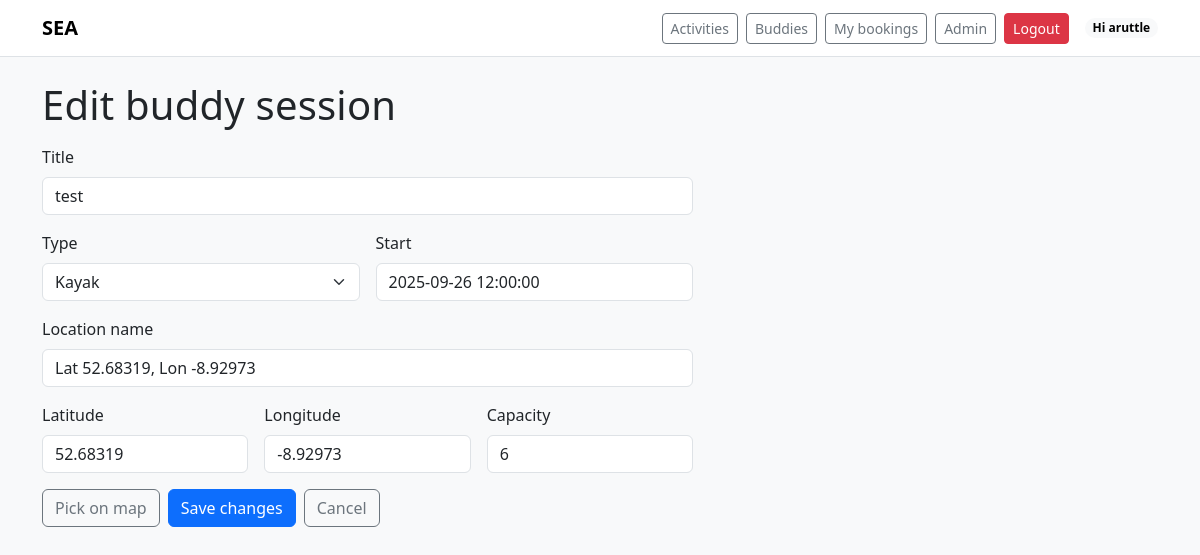
Page /buddies/7/edit/ (signed in) on the committed database.
### buddies/models.py (models this page shows, shortened)
class BuddySession(models.Model):
    creator = models.ForeignKey(settings.AUTH_USER_MODEL, on_delete=models.CASCADE, related_name="created_buddy_sessions")
    title = models.CharField(max_length=140)
    type = models.CharField(max_length=12, choices=SESSION_TYPES, default="swim")
    start_dt = models.DateTimeField()
    location_name = models.CharField(max_length=140, blank=True, default="")
    lat = models.DecimalField(max_digits=8, decimal_places=5, null=True, blank=True)
    lon = models.DecimalField(max_digits=8, decimal_places=5, null=True, blank=True)
    capacity = models.PositiveIntegerField(default=6)
    status = models.CharField(max_length=12, default="open")  # open/closed
    created_at = models.DateTimeField(auto_now_add=True)
    created_by = models.ForeignKey(
        settings.AUTH_USER_MODEL,
        null=True, blank=True,
        on_delete=models.SET_NULL,
        related_name="buddy_sessions_created"
    )
    participants = models.ManyToManyField(
        settings.AUTH_USER_MODEL, through="BuddyParticipant", related_name="buddy_sessions"
    )
    class Meta:
        ordering = ["start_dt"]

### buddies/views.py (the view)
# urls.py: path("<int:pk>/edit/", views.session_edit, name="edit"),
@login_required
def session_edit(request, pk):
    sess = get_object_or_404(BuddySession, pk=pk)
    is_owner = (sess.creator_id == request.user.id)
    if not (is_owner or request.user.is_staff or request.user.is_superuser):
        return HttpResponseForbidden("Not allowed")
    if request.method == "POST":
        form = BuddySessionForm(request.POST, instance=sess)
        if form.is_valid():
            form.save()
            messages.success(request, "Buddy session updated.")
            return redirect("buddies:detail", sess.id)
    else:
        form = BuddySessionForm(instance=sess)
    return render(request, "buddies/edit.html", {"form": form, "sess": sess})

### templates/buddies/edit.html (shortened to what this page needs)
{% extends "base.html" %}
{% block content %}
<h1 class="mb-3">Edit buddy session</h1>
<form method="post" class="col-lg-7">
  <div class="mb-3">
    <label class="form-label">Title</label>
    {{ form.title }}
  </div>
  <div class="row g-3">
    <div class="col-sm-6">
      <label class="form-label">Type</label>
      {{ form.type }}
    </div>
    <div class="col-sm-6">
      <label class="form-label">Start</label>
      {{ form.start_dt }}
    </div>
  </div>
  <div class="mb-3 mt-3">
    <label class="form-label">Location name</label>
    {{ form.location_name }}
  </div>
  <div class="row g-3">
    <div class="col-sm-4">
      <label class="form-label">Latitude</label>
      {{ form.lat }}
    </div>
    <div class="col-sm-4">
      <label class="form-label">Longitude</label>
      {{ form.lon }}
    </div>
    <div class="col-sm-4">
      <label class="form-label">Capacity</label>
      {{ form.capacity }}
    </div>
  </div>
  <div class="mt-3 d-flex gap-2">
    <button type="button" class="btn btn-outline-secondary" data-bs-toggle="modal" data-bs-target="#pickMapModal">
      Pick on map
    </button>
    <button class="btn btn-primary">Save changes</button>
    <a class="btn btn-outline-secondary" href="{% url 'buddies:detail' sess.id %}">Cancel</a>
  </div>
</form>
{% endblock %}

### templates/base.html (shortened to what this page needs)
<!doctype html>
<html lang="en">
<head>
  <link rel="stylesheet" href="https://cdn.jsdelivr.net/npm/bootstrap@5.3.3/dist/css/bootstrap.min.css">
  <link rel="stylesheet" href="https://unpkg.com/leaflet/dist/leaflet.css">
  <link rel="stylesheet" href="https://cdn.jsdelivr.net/npm/flatpickr/dist/flatpickr.min.css">
  {% load static %}
  <link rel="stylesheet" href="{% static 'css/site.css' %}">
</head>
<body class="bg-light">
<nav class="navbar navbar-expand-lg bg-white border-bottom">
  <div class="container">
    <a class="navbar-brand fw-bold" href="{% url 'core:home' %}">SEA</a>
    <div class="ms-auto d-flex align-items-center gap-2">
  <a class="btn btn-outline-secondary btn-sm" href="{% url 'activities:list' %}">Activities</a>
  <a class="btn btn-outline-secondary btn-sm" href="{% url 'buddies:list' %}">Buddies</a>
  {% if request.user.is_authenticated %}
    <a class="btn btn-outline-secondary btn-sm" href="{% url 'my_bookings' %}">My bookings</a>
    <a class="btn btn-outline-secondary btn-sm" href="{% url 'admin:index' %}">Admin</a>
    <form method="post" action="{% url 'logout' %}" class="d-inline">
      <button class="btn btn-sm btn-danger">Logout</button>
    </form>
    <span class="badge rounded-pill text-bg-light ms-2">
    Hi {{ request.user.first_name|default:request.user.username }}
    </span>
  {% else %}
    <a class="btn btn-primary btn-sm" href="{% url 'login' %}?next={{ request.path }}">Login</a>
    <a class="btn btn-outline-secondary btn-sm" href="{% url 'accounts:signup' %}?next={{ request.path }}">Sign up</a>
  {% endif %}
</div>
  </div>
</nav>
<main class="container py-4">
  {% block content %}{% endblock %}
</main>
</body>
</html>

### static/css/site.css (style rules this page uses)
h1, h2, h3, h4, h5 { letter-spacing: 0.2px; }

### rows in the picture
BuddySession: title "test", type "Kayak", start_dt "2025-09-26 12:00:00", location_name "Lat 52.68319, Lon -8.92973", lat "52.68319", lon "-8.92973", capacity "6"

### other values in the picture
{{ request.user.first_name|default:request.user.username }} "aruttle"
